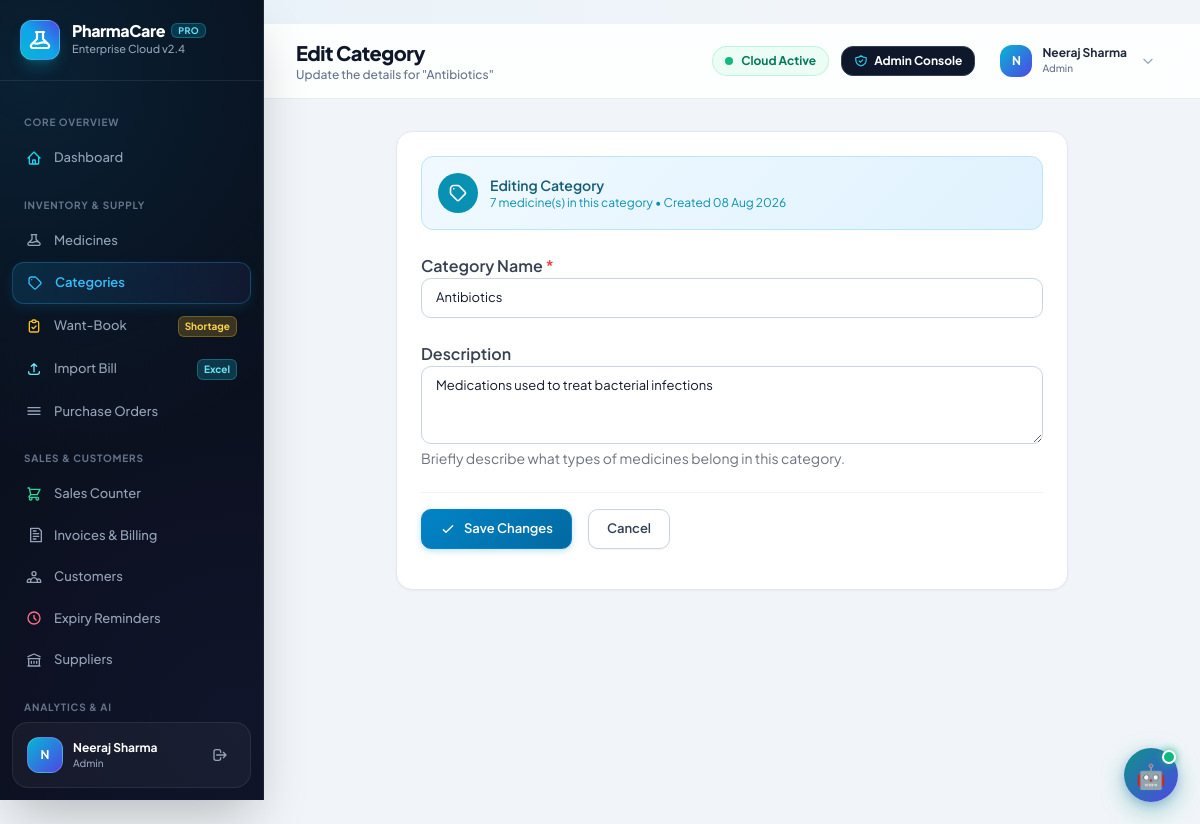
Page /categories/1/edit/ (signed in) on the committed database.
### MediApp/models.py (models this page shows, shortened)
class User(AbstractUser):
    ROLE_CHOICES = [
        ('admin', 'Admin'),
        ('pharmacist', 'Pharmacist'),
        ('assistant', 'Assistant'),
    ]
    role = models.CharField(max_length=20, choices=ROLE_CHOICES, default='assistant')
    contact_number = models.CharField(max_length=15, blank=True)

class Category(models.Model):
    name = models.CharField(max_length=100, unique=True)
    description = models.TextField(blank=True)
    created_by = models.ForeignKey(
        'User',
        on_delete=models.SET_NULL,
        null=True,
        blank=True,
        related_name='categories_created'
    )
    created_at = models.DateTimeField(default=timezone.now)
    class Meta:
        ordering = ['name']
        verbose_name_plural = 'Categories'

### MediApp/views.py (the view)
# urls.py: path('categories/<int:id>/edit/', views.edit_category, name='edit_category'),
@pharmacist_or_admin
def edit_category(request, id):
    category = get_object_or_404(Category, id=id)
    if request.method == 'POST':
        form = CategoryForm(request.POST, instance=category)
        if form.is_valid():
            category = form.save()
            messages.success(request, f'Category {category.name} updated successfully!')
            return redirect('category_list')
    else:
        form = CategoryForm(instance=category)
    return render(request, 'category/edit_category.html', {
        'form': form,
        'category': category
    })

### MediApp/templates/category/edit_category.html (shortened to what this page needs)
﻿{% extends 'base.html' %}
{% block page_title %}Edit Category{% endblock %}
{% block page_subtitle %}Update the details for "{{ category.name }}"{% endblock %}
{% block content %}
<div class="card max-w-2xl mx-auto p-6">
    <div class="flex items-center gap-3 mb-6 p-4 rounded-xl" style="background: linear-gradient(135deg,#f0f9ff,#e0f2fe); border:1px solid #bae6fd;">
        <div class="w-10 h-10 rounded-full flex items-center justify-center" style="background:#0891b2;">
            <svg class="w-5 h-5 text-white" fill="none" stroke="currentColor" viewBox="0 0 24 24">
                <path stroke-linecap="round" stroke-linejoin="round" stroke-width="2"
                    d="M7 7h.01M7 3h5c.512 0 1.024.195 1.414.586l7 7a2 2 0 010 2.828l-7 7a2 2 0 01-2.828 0l-7-7A1.994 1.994 0 013 12V7a4 4 0 014-4z"/>
            </svg>
        </div>
        <div>
            <p class="text-sm font-semibold text-cyan-800">Editing Category</p>
            <p class="text-xs text-cyan-600">{{ category.medicines.count }} medicine(s) in this category &bull; Created {{ category.created_at|date:"d M Y" }}</p>
        </div>
    </div>
    <form method="POST" class="space-y-6">
        <div>
            <label for="{{ form.name.id_for_label }}" class="form-label font-semibold text-gray-700">Category Name <span class="text-red-500">*</span></label>
            {{ form.name }}
        </div>
        <div>
            <label for="{{ form.description.id_for_label }}" class="form-label font-semibold text-gray-700">Description</label>
            {{ form.description }}
            <p class="text-sm text-gray-500 mt-1">Briefly describe what types of medicines belong in this category.</p>
        </div>
        <div class="flex items-center gap-4 pt-4 border-t border-gray-100">
            <button type="submit" class="btn btn-primary">
                <svg class="w-4 h-4" fill="none" stroke="currentColor" viewBox="0 0 24 24"><path stroke-linecap="round" stroke-linejoin="round" stroke-width="2" d="M5 13l4 4L19 7"/></svg>
                Save Changes
            </button>
            <a href="{% url 'category_list' %}" class="btn btn-secondary">Cancel</a>
        </div>
    </form>
</div>
{% endblock %}

### MediApp/templates/base.html (shortened to what this page needs)
<!DOCTYPE html>
<html lang="en">
<head>
    <script src="https://cdn.tailwindcss.com"></script>
</head>
<body>
    <aside class="sidebar shadow-2xl" id="sidebar">
        <div class="p-5 border-b border-white/[0.08] flex items-center justify-between">
            <div class="flex items-center gap-3">
                <div class="w-10 h-10 rounded-xl bg-gradient-to-tr from-cyan-500 via-sky-500 to-indigo-600 flex items-center justify-center text-white shadow-lg shadow-cyan-500/25 border border-white/20">
                </div>
                <div>
                    <h1 class="text-base font-extrabold text-white tracking-tight leading-none flex items-center gap-1.5">
                        PharmaCare
                        <span class="text-[9px] font-bold bg-cyan-500/20 text-cyan-300 border border-cyan-400/30 px-1.5 py-0.5 rounded-md uppercase tracking-wider">PRO</span>
                    </h1>
                    <p class="text-[11px] font-medium text-slate-400 mt-0.5">Enterprise Cloud v2.4</p>
                </div>
            </div>
        </div>
        <nav class="flex-1 py-4 overflow-y-auto">
            <div class="nav-section-title">Core Overview</div>
            <a href="{% url 'dashboard' %}"
                class="nav-link {% if request.resolver_match.url_name == 'dashboard' %}active{% endif %}"
                onclick="closeSidebarOnMobile()">
                <svg class="w-4 h-4 text-cyan-400" fill="none" stroke="currentColor" viewBox="0 0 24 24">
                    <path stroke-linecap="round" stroke-linejoin="round" stroke-width="2"
                        d="M3 12l2-2m0 0l7-7 7 7M5 10v10a1 1 0 001 1h3m10-11l2 2m-2-2v10a1 1 0 01-1 1h-3m-6 0a1 1 0 001-1v-4a1 1 0 011-1h2a1 1 0 011 1v4a1 1 0 001 1m-6 0h6" />
                </svg>
                <span>Dashboard</span>
            </a>
            <div class="nav-section-title">Inventory & Supply</div>
            {% if request.user.is_superuser or request.user.role == 'admin' or request.user.role == 'pharmacist' %}
            <a href="{% url 'medicine_list' %}"
                class="nav-link {% if request.resolver_match.url_name == 'medicine_list' or request.resolver_match.url_name == 'add_medicine' or request.resolver_match.url_name == 'edit_medicine' %}active{% endif %}"
                onclick="closeSidebarOnMobile()">
                <span>Medicines</span>
            </a>
            <a href="{% url 'category_list' %}"
                class="nav-link {% if 'categories' in request.path %}active{% endif %}"
                onclick="closeSidebarOnMobile()">
                <svg class="w-4 h-4" fill="none" stroke="currentColor" viewBox="0 0 24 24">
                    <path stroke-linecap="round" stroke-linejoin="round" stroke-width="2"
                        d="M7 7h.01M7 3h5c.512 0 1.024.195 1.414.586l7 7a2 2 0 010 2.828l-7 7a2 2 0 01-2.828 0l-7-7A1.994 1.994 0 013 12V7a4 4 0 014-4z" />
                </svg>
                <span>Categories</span>
            </a>
            {% endif %}
            <a href="{% url 'want_book_list' %}"
                class="nav-link {% if 'want-book' in request.path %}active{% endif %}"
                onclick="closeSidebarOnMobile()">
                <svg class="w-4 h-4 text-amber-400" fill="none" stroke="currentColor" viewBox="0 0 24 24">
                    <path stroke-linecap="round" stroke-linejoin="round" stroke-width="2"
                        d="M9 5H7a2 2 0 00-2 2v12a2 2 0 002 2h10a2 2 0 002-2V7a2 2 0 00-2-2h-2M9 5a2 2 0 002 2h2a2 2 0 002-2M9 5a2 2 0 012-2h2a2 2 0 012 2m-6 9l2 2 4-4" />
                </svg>
                <span>Want-Book</span>
                <span class="ml-auto text-[10px] font-bold bg-amber-400/20 text-amber-300 border border-amber-400/30 px-1.5 py-0.5 rounded-md">Shortage</span>
            </a>
            <a href="{% url 'purchase_bill_import' %}"
                class="nav-link {% if 'purchase-bill' in request.path %}active{% endif %}"
                onclick="closeSidebarOnMobile()">
                <svg class="w-4 h-4 text-cyan-300" fill="none" stroke="currentColor" viewBox="0 0 24 24">
                    <path stroke-linecap="round" stroke-linejoin="round" stroke-width="2"
                        d="M4 16v1a3 3 0 003 3h10a3 3 0 003-3v-1m-4-8l-4-4m0 0L8 8m4-4v12" />
                </svg>
                <span>Import Bill</span>
                <span class="ml-auto text-[10px] font-bold bg-cyan-400/20 text-cyan-300 border border-cyan-400/30 px-1.5 py-0.5 rounded-md">Excel</span>
            </a>
            <a href="{% url 'purchase_order_list' %}"
                class="nav-link {% if 'purchase-orders' in request.path %}active{% endif %}"
                onclick="closeSidebarOnMobile()">
                <svg class="w-4 h-4" fill="none" stroke="currentColor" viewBox="0 0 24 24">
                    <path stroke-linecap="round" stroke-linejoin="round" stroke-width="2" d="M3 7h18M3 12h18M3 17h18" />
                </svg>
                <span>Purchase Orders</span>
            </a>
            <div class="nav-section-title">Sales & Customers</div>
            <a href="{% url 'sales_list' %}"
                class="nav-link {% if 'sales' in request.path %}active{% endif %}"
                onclick="closeSidebarOnMobile()">
                <span>Sales Counter</span>
            </a>
            <a href="{% url 'invoice_history' %}"
                class="nav-link {% if 'billing' in request.path or request.resolver_match.url_name == 'invoice_detail' %}active{% endif %}"
                onclick="closeSidebarOnMobile()">
                <svg class="w-4 h-4" fill="none" stroke="currentColor" viewBox="0 0 24 24">
                    <path stroke-linecap="round" stroke-linejoin="round" stroke-width="2"
                        d="M7 2h12l4 4v16H7zM11 10h8M11 14h8M11 18h4M11 6h4" />
                </svg>
                <span>Invoices & Billing</span>
            </a>
            <a href="{% url 'customer_list' %}"
                class="nav-link {% if 'customer' in request.path and 'expiry-reminders' not in request.path %}active{% endif %}"
                onclick="closeSidebarOnMobile()">
                <span>Customers</span>
            </a>
            <a href="{% url 'expiry_reminder_list' %}"
                class="nav-link {% if 'expiry-reminders' in request.path %}active{% endif %}"
                onclick="closeSidebarOnMobile()">
                <svg class="w-4 h-4 text-rose-400" fill="none" stroke="currentColor" viewBox="0 0 24 24">
                    <path stroke-linecap="round" stroke-linejoin="round" stroke-width="2"
                        d="M12 8v4l3 3m6-3a9 9 0 11-18 0 9 9 0 0118 0z" />
                </svg>
                <span>Expiry Reminders</span>
            </a>
            {% if request.user.is_superuser or request.user.role == 'admin' or request.user.role == 'pharmacist' %}
            <a href="{% url 'supplier_list' %}"
                class="nav-link {% if 'supplier' in request.path %}active{% endif %}"
                onclick="closeSidebarOnMobile()">
                <svg class="w-4 h-4" fill="none" stroke="currentColor" viewBox="0 0 24 24">
                    <path stroke-linecap="round" stroke-linejoin="round" stroke-width="2"
                        d="M8 14v3m4-3v3m4-3v3M3 21h18M3 10h18M3 7l9-4 9 4M4 10h16v11H4V10z" />
                </svg>
                <span>Suppliers</span>
            </a>
            {% endif %}
            {% if request.user.is_superuser or request.user.role == 'admin' or request.user.role == 'pharmacist' or request.user.role == 'assistant' %}
            <div class="nav-section-title">Analytics & AI</div>
            {% endif %}
        </nav>
        <div class="p-3.5 mx-3 mb-3 bg-white/[0.04] border border-white/[0.08] rounded-2xl flex items-center justify-between">
            <div class="flex items-center gap-2.5 min-w-0">
                <div class="w-9 h-9 rounded-xl bg-gradient-to-br from-cyan-500 to-indigo-600 flex items-center justify-center text-white font-bold text-xs flex-shrink-0 shadow-sm border border-white/20">
                    {{ user.first_name.0|default:user.username.0|upper }}
                </div>
                <div class="min-w-0 flex-1">
                    <p class="text-xs font-bold text-white truncate">{{ user.get_full_name|default:user.username }}</p>
                    <p class="text-[10px] font-medium text-slate-400 truncate">{{ user.get_role_display|default:"User" }}</p>
                </div>
            </div>
            <a href="{% url 'logout' %}" title="Logout" class="p-2 text-slate-400 hover:text-rose-400 hover:bg-white/[0.06] rounded-xl transition">
                <svg class="w-4 h-4" fill="none" stroke="currentColor" viewBox="0 0 24 24">
                    <path stroke-linecap="round" stroke-linejoin="round" stroke-width="2" d="M17 16l4-4m0 0l-4-4m4 4H7m6 4v1a3 3 0 01-3 3H6a3 3 0 01-3-3V7a3 3 0 013-3h4a3 3 0 013 3v1" />
                </svg>
            </a>
        </div>
    </aside>
    <div class="main-content" id="mainContent">
        <header class="bg-white/85 backdrop-blur-md border-b border-slate-200/80 px-4 md:px-8 py-3.5 sticky top-0 z-40 transition-all">
            <div class="flex justify-between items-center">
                <div class="flex items-center gap-4">
                    <div>
                        <h2 class="text-lg md:text-xl font-extrabold text-slate-900 tracking-tight">{% block page_title %}Dashboard{% endblock %}</h2>
                        <p class="text-xs font-medium text-slate-500 hidden sm:block">{% block page_subtitle %}Overview of your pharmacy operations{% endblock %}</p>
                    </div>
                </div>
                <div class="flex items-center gap-3">
                    <div class="hidden lg:flex items-center gap-2 px-3 py-1.5 bg-emerald-50 text-emerald-700 border border-emerald-200/70 rounded-full text-xs font-bold">
                        <span class="w-2 h-2 rounded-full bg-emerald-500 animate-pulse"></span>
                        <span>Cloud Active</span>
                    </div>
                    {% if request.user.is_superuser or request.user.role == 'admin' %}
                    <a href="{% url 'admin:index' %}" title="Open Django Admin Portal"
                        class="hidden sm:inline-flex items-center gap-1.5 px-3 py-1.5 bg-slate-900 hover:bg-slate-800 text-white rounded-xl text-xs font-bold shadow-xs transition border border-slate-700 hover:border-cyan-400">
                        <span>Admin Console</span>
                    </a>
                    {% endif %}
                    <div class="user-dropdown relative">
                        <button onclick="toggleDropdown()"
                            class="flex items-center gap-2.5 px-3 py-1.5 rounded-xl hover:bg-slate-100 transition border border-transparent hover:border-slate-200">
                            <div class="w-8 h-8 rounded-xl bg-gradient-to-br from-cyan-500 to-indigo-600 flex items-center justify-center text-white font-bold text-xs shadow-xs">
                                {{ user.first_name.0|default:user.username.0|upper }}
                            </div>
                            <div class="text-left hidden md:block">
                                <p class="font-bold text-slate-800 text-xs leading-none">{{ user.get_full_name|default:user.username }}</p>
                                <p class="text-[10px] font-medium text-slate-500 mt-0.5">{{ user.get_role_display }}</p>
                            </div>
                            <svg class="w-3.5 h-3.5 text-slate-400 ml-1" fill="none" stroke="currentColor" viewBox="0 0 24 24">
                                <path stroke-linecap="round" stroke-linejoin="round" stroke-width="2" d="M19 9l-7 7-7-7" />
                            </svg>
                        </button>
                    </div>
                </div>
            </div>
        </header>
        <main class="flex-1 p-3.5 sm:p-5 md:p-8 transition-all">
            {% block content %}
            {% endblock %}
        </main>
    </div>
    {% if request.user.is_authenticated %}
    <button id="medibot-fab" onclick="medibotToggle()" title="MediBot — AI Pharmacy Assistant"
        aria-label="Open MediBot">
        🤖
        <span class="fab-badge"></span>
    </button>
    {% endif %}
</body>
</html>

### rows in the picture
User: first_name.0 "N", get_full_name "Neeraj Sharma", role "Admin"
Category: name "Antibiotics", medicines.count "7", created_at "08 Aug 2026", description "Medications used to treat bacterial infections"
